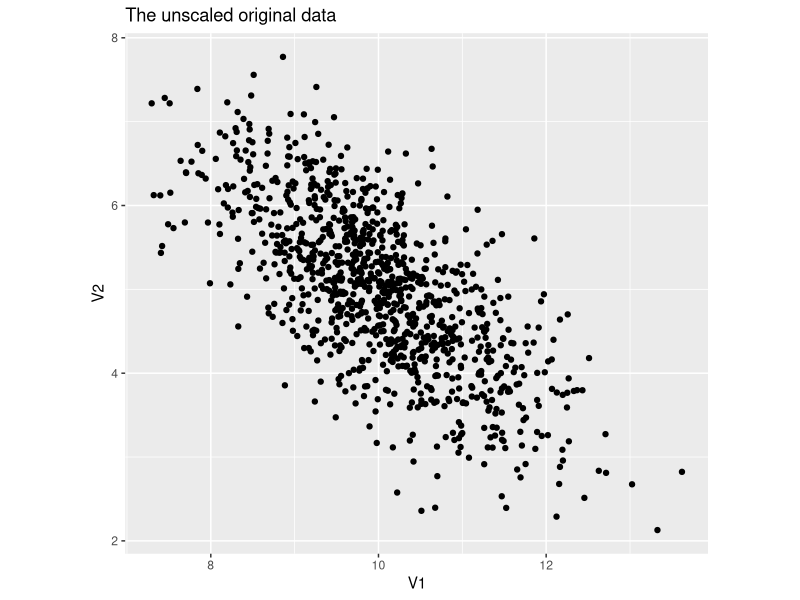
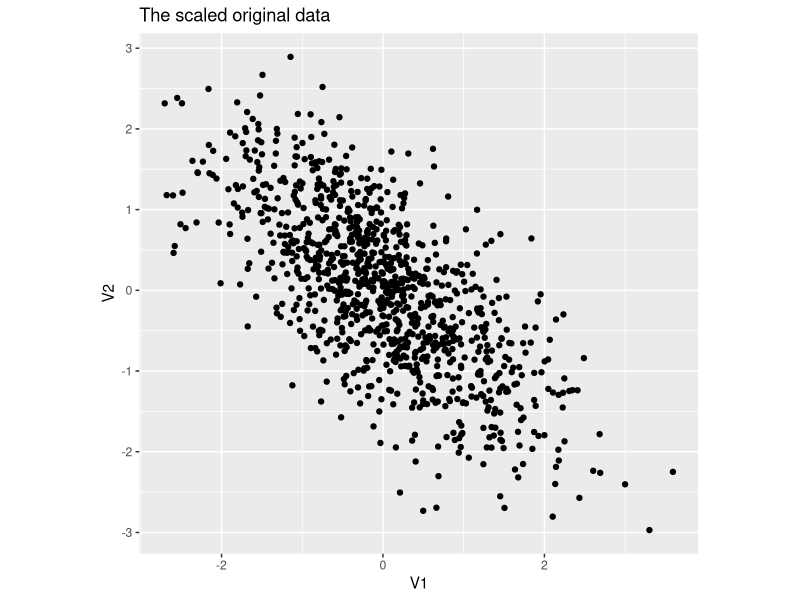

Generate these figures, in order, with R:
library(MASS)
library(ggplot2)
set.seed(1000)
# define the mean and the standard deviation of random data
sigma <- rbind(c(1, -0.7), c(-0.7, 1))
mu <- c(10, 5)
# randomly generate some multivariate data
df <- as.data.frame(mvrnorm(n=1000, mu=mu, Sigma = sigma))
# plot our unscaled data
ggplot(df, aes(x= V1, y=V2)) + geom_point() + coord_fixed() + ggtitle("The unscaled original data")
# correlation coefficient of our data
cor(df)
# scale our data, center the data where we want it
data_scaled <- as.data.frame(scale(df))
# plot our scaled data
ggplot(data_scaled, aes(x= V1, y=V2)) + geom_point() + coord_fixed() + ggtitle("The scaled original data")
# run PCA and let prcomp do the scaling for us
PCA <- prcomp(df, scale=TRUE)
# crimeDate = read.table("/home/lilo/rcode/uscrime/uscrime.txt", header= TRUE, stringsAsFactors = F) 
# head(crimeDate)
# # crime_model <- lm(Crime ~ ., data = crimeData)
